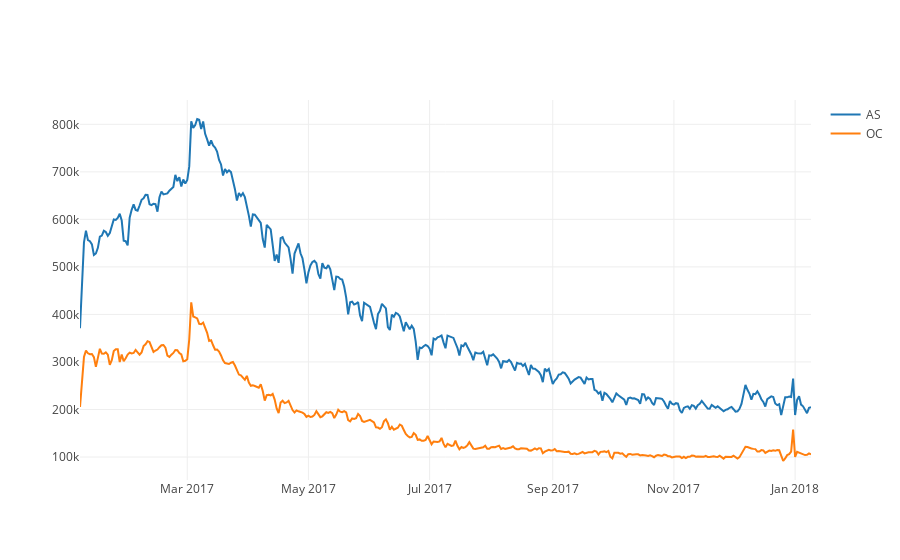

This figure's notebook cell:
### Code cell
po.iplot(fig)

### Figure 1 — Plotly figure (JSON) as saved in the notebook; plotly's stock layout.template omitted (floating-point values rounded to 4 significant figures; data arrays with more than 128 entries replaced by an {"elided": "..."} marker saying what was removed)
{"data": [{"name": "AS", "type": "scatter", "uid": "704dfdde-bec5-4aa7-9115-7367f7ff7c02", "x": {"elided": "366 str values"}, "y": {"elided": "366 int values"}}, {"name": "OC", "type": "scatter", "uid": "8cd8b60c-88c5-4256-8889-023b3023c4ab", "x": {"elided": "366 str values"}, "y": {"elided": "366 int values"}}], "layout": {}}
